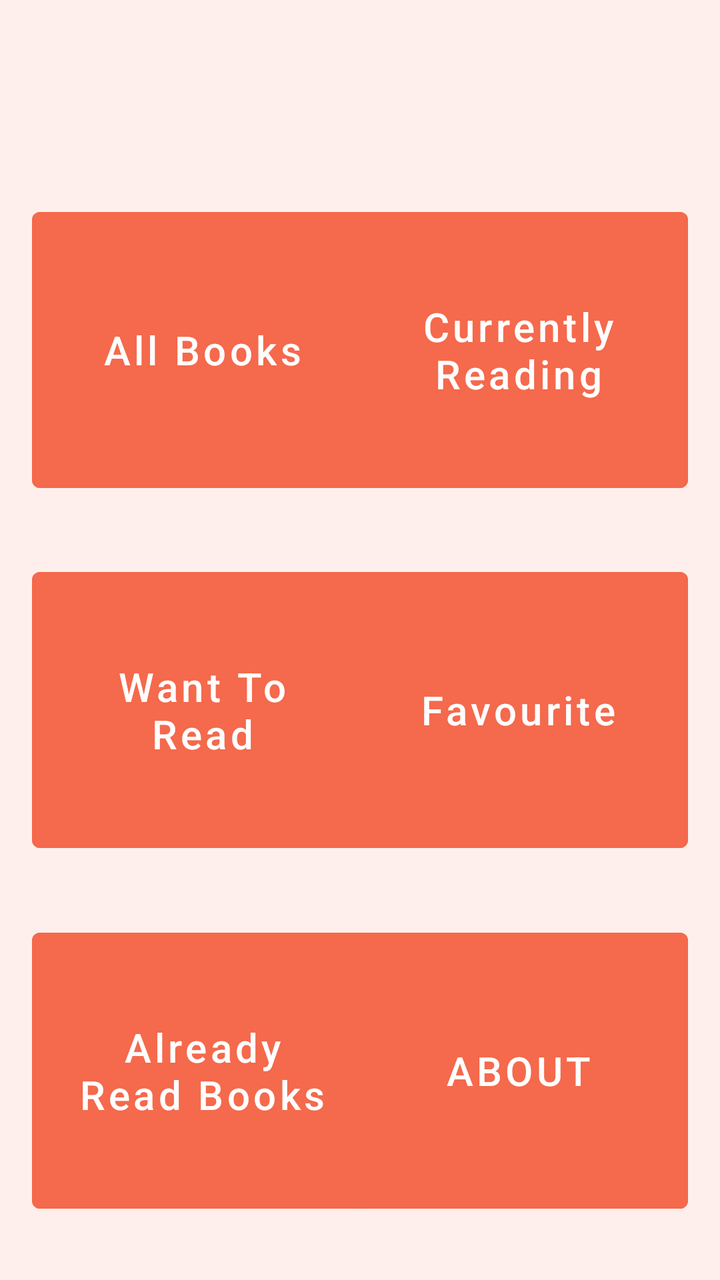
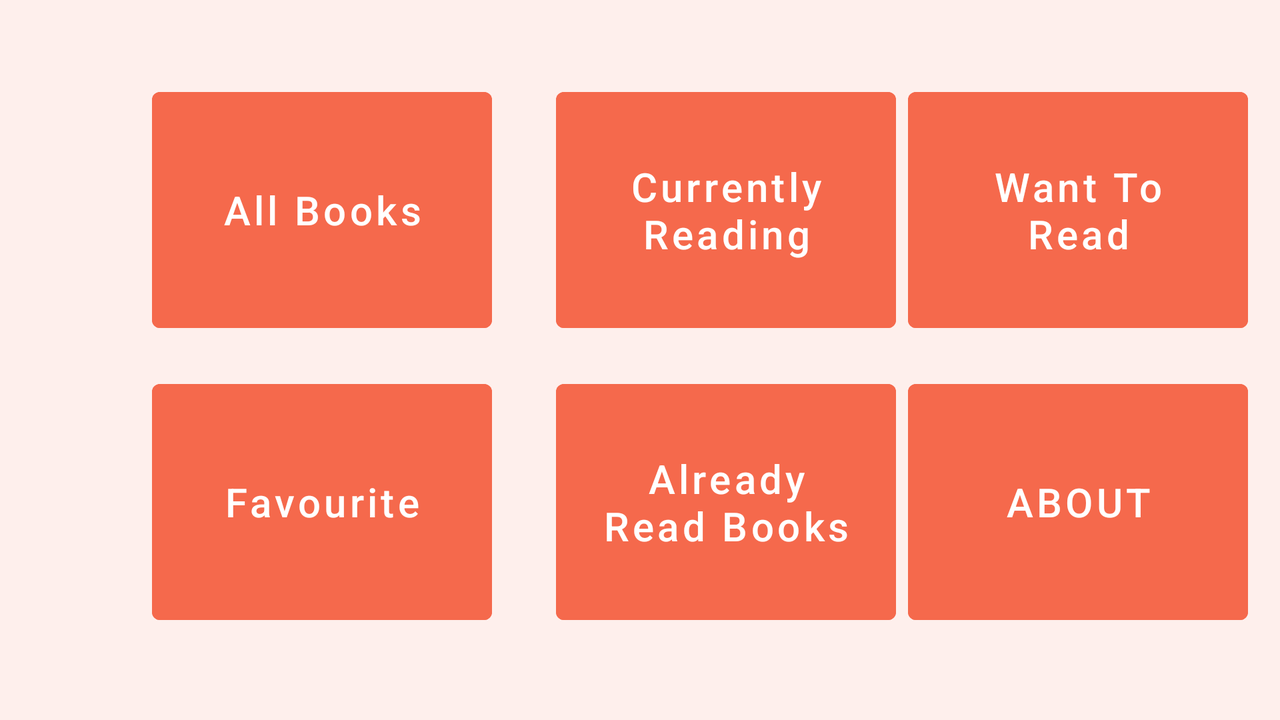

The same Android screen from two of the app's own layout files: first res/layout/ as a phone draws it, then the repository's variant for another configuration, drawn on a device whose configuration selects that folder. Both files follow.
<!-- AndroidManifest.xml: application theme Theme.BookLibrary -->
<!-- res/layout/activity_main.xml -->
<?xml version="1.0" encoding="utf-8"?>
<androidx.constraintlayout.widget.ConstraintLayout xmlns:android="http://schemas.android.com/apk/res/android"
    xmlns:app="http://schemas.android.com/apk/res-auto"
    xmlns:tools="http://schemas.android.com/tools"
    android:layout_width="match_parent"
    android:layout_height="match_parent"
    android:background="@color/second_color"
    tools:context=".MainActivity">


    <Button
        android:id="@+id/btn1"
        android:layout_width="wrap_content"
        android:layout_height="wrap_content"
        android:layout_marginLeft="16dp"
        android:layout_marginTop="100dp"
        android:width="170dp"
        android:height="150dp"
        android:backgroundTint="@color/fifth_color"
        android:text="All Books"
        android:textAllCaps="false"
        app:layout_constraintStart_toStartOf="parent"
        app:layout_constraintTop_toTopOf="parent"
        android:textSize="20sp"/>

    <Button
        android:id="@+id/btn2"
        android:layout_width="wrap_content"
        android:layout_height="wrap_content"
        android:layout_marginRight="16dp"
        android:layout_toRightOf="@id/btn1"
        android:width="170dp"
        android:height="150dp"
        android:backgroundTint="@color/fifth_color"
        android:text="Currently Reading"
        android:textAllCaps="false"
        app:layout_constraintBottom_toBottomOf="@+id/btn1"
        app:layout_constraintEnd_toEndOf="parent"
        app:layout_constraintTop_toTopOf="@+id/btn1"
        android:textSize="20sp"/>

    <Button
        android:id="@+id/btn3"
        android:layout_width="wrap_content"
        android:layout_height="wrap_content"
        android:layout_below="@id/btn1"
        android:layout_marginStart="16dp"
        android:layout_marginTop="30dp"
        android:width="170dp"
        android:height="150dp"
        android:backgroundTint="@color/fifth_color"
        android:text="Want To Read"
        android:textAllCaps="false"
        app:layout_constraintStart_toStartOf="parent"
        app:layout_constraintTop_toBottomOf="@+id/btn1"
        android:textSize="20sp"/>

    <Button
        android:id="@+id/btn4"
        android:layout_width="wrap_content"
        android:layout_height="wrap_content"
        android:layout_below="@id/btn2"
        android:layout_marginRight="16dp"
        android:layout_toRightOf="@id/btn3"
        android:width="170dp"
        android:height="150dp"
        android:backgroundTint="@color/fifth_color"
        android:text="Favourite"
        android:textAllCaps="false"
        app:layout_constraintBottom_toBottomOf="@+id/btn3"
        app:layout_constraintEnd_toEndOf="parent"
        app:layout_constraintTop_toTopOf="@+id/btn3"
        android:textSize="20sp"/>

    <Button
        android:id="@+id/btn5"
        android:layout_width="wrap_content"
        android:layout_height="wrap_content"
        android:layout_below="@id/btn3"
        android:layout_marginStart="16dp"
        android:layout_marginTop="30dp"
        android:width="170dp"
        android:height="150dp"
        android:backgroundTint="@color/fifth_color"
        android:text="Already Read Books"
        android:textAllCaps="false"
        app:layout_constraintBottom_toBottomOf="parent"
        app:layout_constraintStart_toStartOf="parent"
        app:layout_constraintTop_toBottomOf="@+id/btn3"
        app:layout_constraintVertical_bias="0.016"
        android:textSize="20sp"/>

    <Button
        android:id="@+id/btn6"
        android:layout_width="wrap_content"
        android:layout_height="wrap_content"
        android:layout_below="@id/btn4"
        android:layout_marginRight="16dp"
        android:layout_toRightOf="@id/btn5"
        android:width="170dp"
        android:height="150dp"
        android:backgroundTint="@color/fifth_color"
        android:text="about"
        app:layout_constraintBottom_toBottomOf="@+id/btn5"
        app:layout_constraintEnd_toEndOf="parent"
        app:layout_constraintTop_toTopOf="@+id/btn5"
        android:textSize="20sp"/>


</androidx.constraintlayout.widget.ConstraintLayout>
<!-- resources referenced by this layout -->
<resources>
  <color name="fifth_color">#F5694C</color>
  <color name="second_color">#FEEFEC</color>
  <style name="Theme.BookLibrary" parent="Theme.MaterialComponents.DayNight.NoActionBar">
          
          <item name="colorPrimary">@color/fifth_color</item>
          <item name="colorPrimaryVariant">@color/purple_700</item>
          <item name="colorOnPrimary">@color/white</item>
          
          <item name="colorSecondary">@color/teal_200</item>
          <item name="colorSecondaryVariant">@color/teal_700</item>
          <item name="colorOnSecondary">@color/black</item>
          
          <item name="android:statusBarColor" tools:targetApi="l">?attr/colorPrimaryVariant</item>
          
      </style>
  <color name="purple_700">#FF3700B3</color>
  <color name="white">#FFFFFF</color>
  <color name="teal_200">#FF03DAC5</color>
  <color name="teal_700">#FF018786</color>
  <color name="black">#FF000000</color>
</resources>
<!-- res/layout-land/activity_main.xml (the repository's variant of the layout above) -->
<!-- drawn on the phone turned sideways -->
<?xml version="1.0" encoding="utf-8"?>
<androidx.constraintlayout.widget.ConstraintLayout xmlns:android="http://schemas.android.com/apk/res/android"
    xmlns:app="http://schemas.android.com/apk/res-auto"
    xmlns:tools="http://schemas.android.com/tools"
    android:layout_width="match_parent"
    android:layout_height="match_parent"
    android:background="@color/second_color"
    tools:context=".MainActivity">


    <Button
        android:id="@+id/btn1"
        android:layout_width="wrap_content"
        android:layout_height="wrap_content"
        android:layout_marginStart="76dp"
        android:layout_marginTop="40dp"
        android:width="170dp"
        android:height="130dp"
        android:backgroundTint="@color/fifth_color"
        android:textColor="@color/white"
        android:text="All Books"
        android:textAllCaps="false"
        android:textSize="20sp"
        app:layout_constraintStart_toStartOf="parent"
        app:layout_constraintTop_toTopOf="parent" />

    <Button
        android:id="@+id/btn2"

        android:layout_width="wrap_content"
        android:layout_height="wrap_content"
        android:layout_marginStart="32dp"
        android:layout_toRightOf="@id/btn1"
        android:width="170dp"
        android:height="130dp"
        android:backgroundTint="@color/fifth_color"
        android:textColor="@color/white"
        android:text="Currently Reading"
        android:textAllCaps="false"
        android:textSize="20sp"
        app:layout_constraintBottom_toBottomOf="@+id/btn1"
        app:layout_constraintStart_toEndOf="@+id/btn1"
        app:layout_constraintTop_toTopOf="@+id/btn1"
        app:layout_constraintVertical_bias="0.0" />

    <Button
        android:id="@+id/btn3"
        android:layout_width="wrap_content"
        android:layout_height="wrap_content"
        android:layout_below="@id/btn1"
        android:width="170dp"
        android:height="130dp"
        android:backgroundTint="@color/fifth_color"
        android:textColor="@color/white"
        android:text="Want To Read"
        android:textAllCaps="false"
        android:textSize="20sp"
        app:layout_constraintBottom_toBottomOf="@+id/btn2"
        app:layout_constraintEnd_toEndOf="parent"
        app:layout_constraintHorizontal_bias="0.279"
        app:layout_constraintStart_toEndOf="@+id/btn2"
        app:layout_constraintTop_toTopOf="@+id/btn2"
        app:layout_constraintVertical_bias="0.0" />

    <Button
        android:id="@+id/btn5"
        android:layout_width="wrap_content"
        android:layout_height="wrap_content"
        android:layout_below="@id/btn3"
        android:width="170dp"
        android:height="130dp"
        android:backgroundTint="@color/fifth_color"
        android:textColor="@color/white"
        android:text="Already Read Books"
        android:textAllCaps="false"
        android:textSize="20sp"
        app:layout_constraintBottom_toBottomOf="@+id/btn4"
        app:layout_constraintEnd_toEndOf="@+id/btn2"
        app:layout_constraintStart_toStartOf="@+id/btn2"
        app:layout_constraintTop_toTopOf="@+id/btn4" />

    <Button
        android:id="@+id/btn6"
        android:layout_width="wrap_content"
        android:layout_height="wrap_content"
        android:layout_below="@id/btn4"
        android:layout_toRightOf="@id/btn5"
        android:width="170dp"
        android:height="130dp"
        android:backgroundTint="@color/fifth_color"
        android:textColor="@color/white"
        android:text="about"
        android:textSize="20sp"
        app:layout_constraintBottom_toBottomOf="@+id/btn5"
        app:layout_constraintEnd_toEndOf="@+id/btn3"
        app:layout_constraintStart_toStartOf="@+id/btn3"
        app:layout_constraintTop_toTopOf="@+id/btn5" />

    <Button
        android:id="@+id/btn4"
        android:layout_width="wrap_content"
        android:layout_height="wrap_content"
        android:layout_below="@id/btn2"
        android:layout_marginTop="16dp"
        android:layout_toRightOf="@id/btn3"
        android:width="170dp"
        android:height="130dp"
        android:backgroundTint="@color/fifth_color"
        android:textColor="@color/white"
        android:text="Favourite"
        android:textAllCaps="false"
        android:textSize="20sp"
        app:layout_constraintEnd_toEndOf="@+id/btn1"
        app:layout_constraintHorizontal_bias="0.0"
        app:layout_constraintStart_toStartOf="@+id/btn1"
        app:layout_constraintTop_toBottomOf="@+id/btn1" />


</androidx.constraintlayout.widget.ConstraintLayout>
<!-- resources referenced by the variant -->
<!-- as the phone turned sideways resolves them -->
<resources>
  <color name="fifth_color">#F5694C</color>
  <color name="second_color">#FEEFEC</color>
  <color name="white">#FFFFFF</color>
  <style name="Theme.BookLibrary" parent="Theme.MaterialComponents.DayNight.NoActionBar">
          
          <item name="colorPrimary">@color/fifth_color</item>
          <item name="colorPrimaryVariant">@color/purple_700</item>
          <item name="colorOnPrimary">@color/white</item>
          
          <item name="colorSecondary">@color/teal_200</item>
          <item name="colorSecondaryVariant">@color/teal_700</item>
          <item name="colorOnSecondary">@color/black</item>
          
          <item name="android:statusBarColor" tools:targetApi="l">?attr/colorPrimaryVariant</item>
          
      </style>
  <color name="purple_700">#FF3700B3</color>
  <color name="teal_200">#FF03DAC5</color>
  <color name="teal_700">#FF018786</color>
  <color name="black">#FF000000</color>
</resources>
